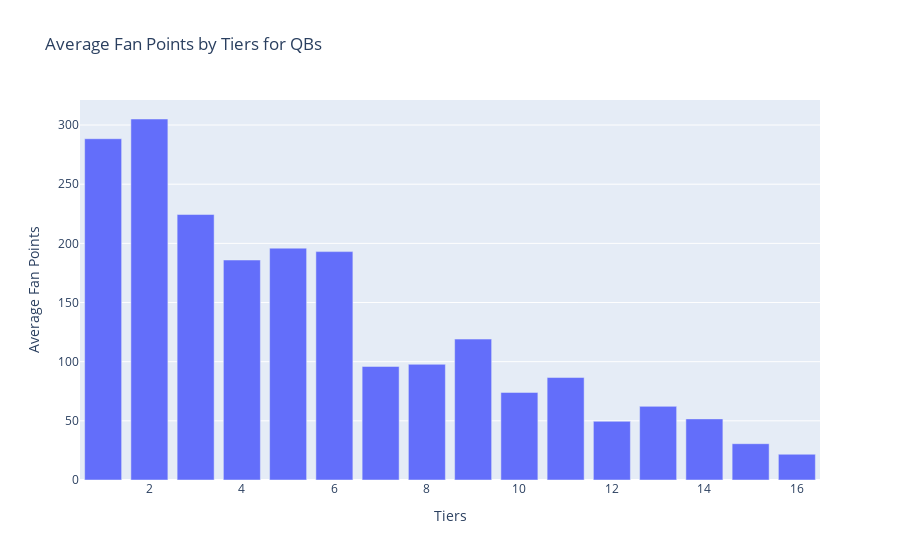

Here is the notebook cell this chart was saved with:
### Code cell
qb_data = df_merged[df_merged['TYPE'] == 'WR']
qb_data

grouped_qb_data = qb_data.groupby('TIERS_x')['FAN PTS'].mean().reset_index()

fig = px.bar(grouped_qb_data, x='TIERS_x', y='FAN PTS', labels={'TIERS_x': 'Tiers', 'FAN PTS': 'Average Fan Points'}, title='Average Fan Points by Tiers for WR')
fig.show()

### Figure 1 — Plotly figure (JSON) as saved in the notebook; plotly's stock layout.template omitted (floating-point values rounded to 4 significant figures)
{"data": [{"alignmentgroup": "True", "hovertemplate": "Tiers=%{x}<br>Average Fan Points=%{y}<extra></extra>", "legendgroup": "", "marker": {"color": "#636efa", "pattern": {"shape": ""}}, "name": "", "offsetgroup": "", "orientation": "v", "showlegend": false, "textposition": "auto", "type": "bar", "x": [1, 2, 3, 4, 5, 6, 7, 8, 9, 10, 11, 12, 13, 14, 15, 16], "xaxis": "x", "y": [288.4, 305.1, 224.4, 185.9, 195.9, 193.0, 95.97, 97.77, 119.1, 74.02, 86.59, 49.62, 62.24, 51.65, 30.69, 21.77], "yaxis": "y"}], "layout": {"barmode": "relative", "legend": {"tracegroupgap": 0}, "title": {"text": "Average Fan Points by Tiers for QBs"}, "xaxis": {"anchor": "y", "domain": [0, 1], "title": {"text": "Tiers"}}, "yaxis": {"anchor": "x", "domain": [0, 1], "title": {"text": "Average Fan Points"}}}}
